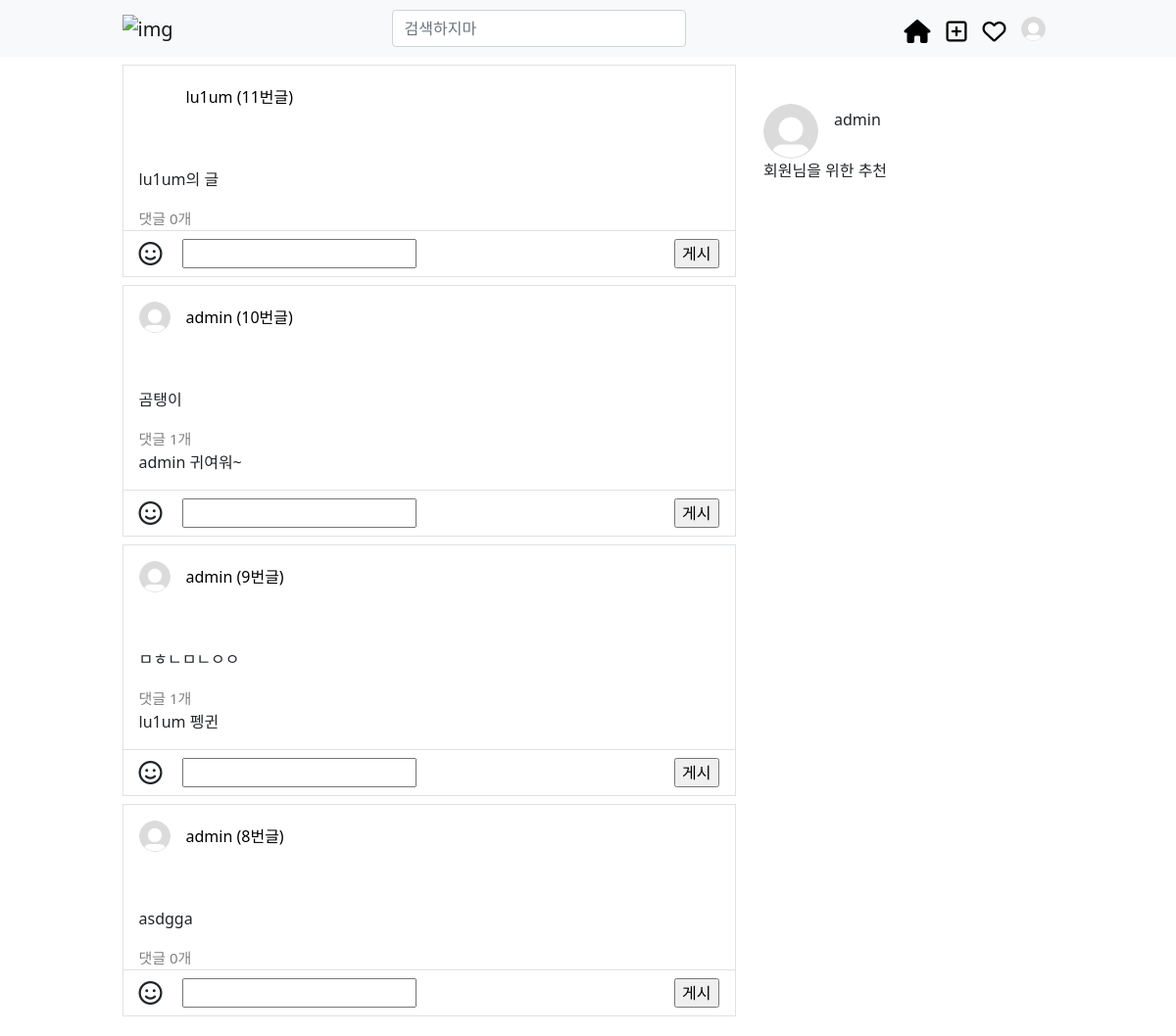
Screenshot of / (signed in) with the database file from the repository.
### accounts/models.py (models this page shows)
class User(AbstractUser):
    followings = models.ManyToManyField('self', symmetrical=False, related_name='followers')
    profile_picture = ProcessedImageField(
        blank=True,
        upload_to='profile/',
        processors=[Thumbnail(200, 200)],
        format='JPEG',
        options={'quality': 60},
        default='../static/accounts/default_profile.jpg'
    )

### articles/models.py (models this page shows)
class Article(models.Model):
    user = models.ForeignKey(settings.AUTH_USER_MODEL, on_delete=models.CASCADE)
    like_users = models.ManyToManyField(settings.AUTH_USER_MODEL, related_name='like_articles', blank=True)
    content = models.TextField()
    created_at = models.DateTimeField(auto_now_add=True)
    updated_at = models.DateTimeField(auto_now=True)
    book_users = models.ManyToManyField(settings.AUTH_USER_MODEL, through='Bookmark', related_name='book_articles', blank=True)

class Comment(models.Model):
    user = models.ForeignKey(settings.AUTH_USER_MODEL, on_delete=models.CASCADE)
    article = models.ForeignKey(Article, on_delete=models.CASCADE)
    content = models.TextField()
    like_users = models.ManyToManyField(settings.AUTH_USER_MODEL, related_name='like_comments', blank=True)
    created_at = models.DateTimeField(auto_now_add=True)
    updated_at = models.DateTimeField(auto_now=True)

### articles/views.py (the view)
# urls.py: path('', views.index, name='index'),
def index(request):
    if request.user.is_authenticated:
        articles = Article.objects.all()[::-1]
        comment_form = CommentForm()
        context = {
            'articles': articles,
            'comment_form':comment_form,
        }
        return render(request, 'articles/index.html', context)
    else:
        return redirect('accounts:login')

### articles/forms.py
class CommentForm(forms.ModelForm):
    content = forms.CharField(label='', )
    class Meta:
        model = Comment
        fields = ('content',)

### articles/templates/articles/index.html (shortened to what this page needs)
{% extends 'base.html' %}
{% load static %}
{% block content %}
<link rel="stylesheet" href="{% static 'articles/index.css' %}">
<div class="container d-flex flex-row justify-content-center justify-content-lg-start" style="max-width:975px;">
  <div class="row">
    <div class="" style="height:1000px; width:650px;">
      {% for article in articles %}
        <article class="border border-1 my-2">
          <a href="{% url 'articles:profile' article.user.pk %}" class="title d-flex align-center my-3">
            <div class="article-profile mx-3">
              <img src="{{ article.user.profile_picture.url }}" alt="" class="img-fluid rounded-circle">
            </div>
            <p class="mt-1 mb-0">{{ article.user }} ({{ article.pk }}번글) </p>
          </a>
          <div class="content mx-3">
            <p class="mt-3">{{ article.content }}</p>
            <a href="{% url 'articles:detail' article.pk %}" class="">댓글 {{ article.comment_set.all.count }}개</a>
            {% for comment in article.comment_set.all %}
              <p>{{ comment.user }} {{ comment.content }}</p>
            {% endfor %}
          </div>
          <form action="{% url 'articles:comment' article.pk %}" method="POST" class="border-top py-2 d-flex justify-content-between">
            <div>
              <i class="fa-regular fa-face-smile fa-xl mx-3"></i>
              {{ comment_form }}
            </div>
            <input type="submit" value="게시" class="mx-3">
          </form>
        </article>
      {% endfor %}
    </div>
  </div>
  <div class="d-none d-lg-block position-fixed d-flex flex-column" style="height:200px; width:325px; left:50%; transform: translate(163px, 0);">
    <div class="d-flex mt-5 mx-3">
      <div style="height: 56px; width: 56px;">
        <img src="{{ request.user.profile_picture.url }}" alt="" class="img-fluid  rounded-circle">
      </div>
      <div class="m-1 mx-3 mb-3">
        <p class="m-0">{{ request.user.username }}</p>
      </div>
    </div>
    <div class="mx-3">
      <p>회원님을 위한 추천</p>
    </div>
  </div>
</div>
{% endblock content %}

### templates/base.html (shortened to what this page needs)
<!DOCTYPE html>
{% load static %}
<html lang="en">
<head>
  <link href="https://cdn.jsdelivr.net/npm/bootstrap@5.1.3/dist/css/bootstrap.min.css" rel="stylesheet">
</head>
<body>
  <nav class="navbar navbar-expand-lg navbar-light bg-light sticky-top">
    <div class="container" style="justify-content: space-between; flex-wrap:nowrap; min-width:650px; max-width:975px;">
      <a class="navbar-brand" href="{% url 'articles:index' %}"><img style="width: 100px" src="https://www.instagram.com/static/images/web/mobile_nav_type_logo.png/735145cfe0a4.png" alt="img"></a>
      <input class="form-control me-2" style="width:300px" type="search" placeholder="검색하지마" aria-label="Search">
      <div class="d-flex align-center">
        <a href="{% url 'articles:index' %}" class="fa-solid fa-house fa-xl text-black text-decoration-none mx-2 mt-3"></a>
        <a href="{% url 'articles:create' %}" class="fa-regular fa-square-plus fa-xl text-black text-decoration-none mx-2 mt-3"></a>
        <a href="" class="fa-regular fa-heart text-black fa-xl text-decoration-none mx-2 mt-3"></a>
        {% if request.user.is_authenticated %}
          <div class="dropdown">
            <img src="{{ request.user.profile_picture.url }}" alt="profile" style="width: 25px;" class="rounded-circle dropdown-toggle mx-2" type="button" id="dropdownMenuButton1" data-bs-toggle="dropdown" aria-expanded="false">
          </div>
        {% else %}
          <a href="{% url 'accounts:login' %}" class="mx-2"><img src="{% static 'accounts/default_profile.jpg' %}" alt="profile" style="width: 25px;" class="rounded-circle"></a>
        {% endif %}
      </div>
    </div>
  </nav>
  {% block content %}{% endblock content %}
</body>
</html>

### articles/static/articles/index.css (style rules this page uses)
article { border-color: gray; }
a { text-decoration: none; color: black; }
.article-profile { width: 32px; height: 32px; }
.content a { color: gray; font-size: 15px; }

### rows the page displays
User: user.profile_picture (placeholder picture), user.username "admin"
Article: user "lu1um", pk "11", content "lu1um의 글", comment_set.all.count "0"
Article: user.profile_picture (placeholder picture), user "admin", pk "10", content "곰탱이", comment_set.all.count "1"
Comment: user "admin", content "귀여워~"
Article: user.profile_picture (placeholder picture), user "admin", pk "9", content "ㅁㅎㄴㅁㄴㅇㅇ", comment_set.all.count "1"
Comment: user "lu1um", content "펭귄"
Article: user.profile_picture (placeholder picture), user "admin", pk "8", content "asdgga", comment_set.all.count "0"
